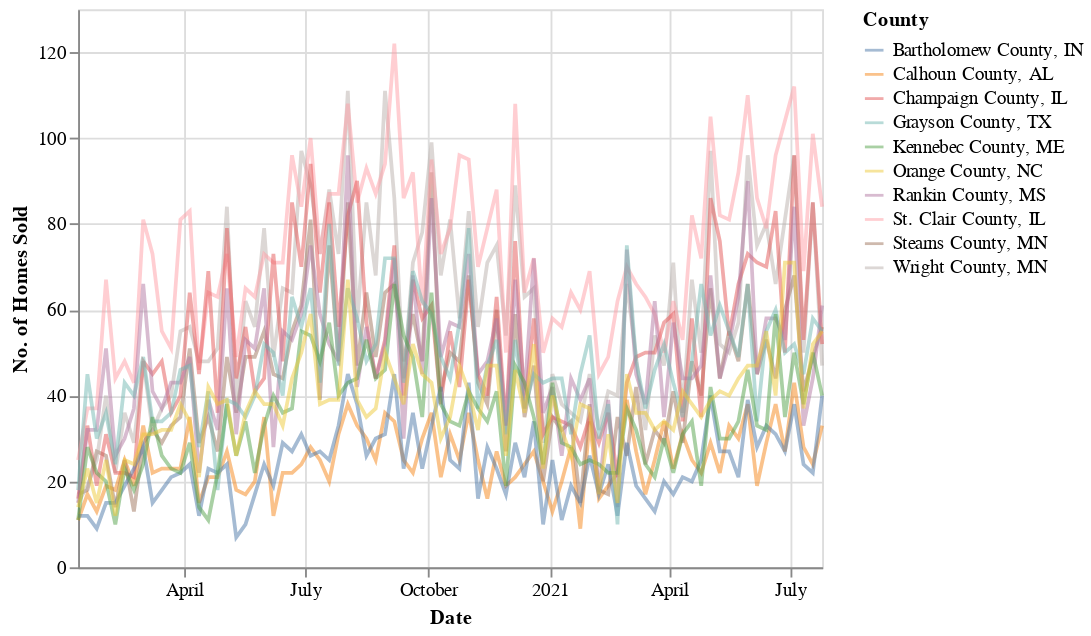

Notebook code for this chart:
### Code cell
alt.Chart(biggest_jump_redfin).mark_line(opacity = 0.5).encode(
    x = alt.X('period_end', title = 'Date'),
    y = alt.Y('total_homes_sold', title = "No. of Homes Sold"),
    color = alt.Color('region_name', title = "County")
)

### Figure 1 — Vega-Lite specification as saved in the notebook (floating-point values rounded to 4 significant figures; data arrays with more than 128 entries replaced by an {"elided": "..."} marker saying what was removed)
{"config": {"view": {"continuousWidth": 400, "continuousHeight": 300}}, "data": {"name": "data-b28e201a8cc352040c316801d9973338"}, "mark": {"type": "line", "opacity": 0.5}, "encoding": {"color": {"type": "nominal", "field": "region_name", "title": "County"}, "x": {"type": "temporal", "field": "period_end", "title": "Date"}, "y": {"type": "quantitative", "field": "total_homes_sold", "title": "No. of Homes Sold"}}, "$schema": "https://vega.github.io/schema/vega-lite/v4.8.1.json", "datasets": {"data-b28e201a8cc352040c316801d9973338": {"elided": "810 records"}}}
